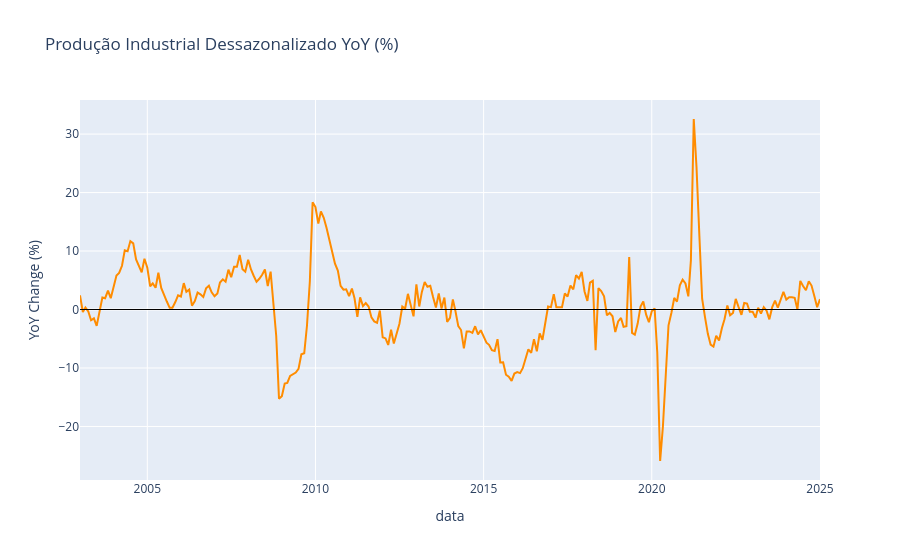

Notebook code cell kept with this figure:
### Markdown cell above
### Produção Industrial Dessazonalizado YoY

### Code cell
import plotly.express as px
import pandas as pd

# Calculate YoY percentage change
PID_YoY = PID.iloc[:, 0].pct_change(periods=12) * 100

# Create a DataFrame for plotting
yoy_data = pd.DataFrame({'YoY Change (%)': PID_YoY}, index=PID.index)

fig = px.line(yoy_data, x=yoy_data.index, y='YoY Change (%)', title='Produção Industrial Dessazonalizado YoY (%)')

# Set line color to dark orange
fig.update_traces(line_color='#FF8C00')  # Dark orange

# Set start date
fig.update_xaxes(range=['2003-01-01', yoy_data.index.max()])

# Add horizontal line at y = 0
fig.add_hline(y=0, line_width=1, line_dash="solid", line_color="black")

fig.show()

### Figure 1 — Plotly figure (JSON) as saved in the notebook; plotly's stock layout.template omitted (floating-point values rounded to 4 significant figures; data arrays with more than 128 entries replaced by an {"elided": "..."} marker saying what was removed)
{"data": [{"hovertemplate": "data=%{x}<br>YoY Change (%)=%{y}<extra></extra>", "legendgroup": "", "line": {"color": "#FF8C00", "dash": "solid"}, "marker": {"symbol": "circle"}, "mode": "lines", "name": "", "orientation": "v", "showlegend": false, "type": "scatter", "x": {"elided": "277 str values"}, "xaxis": "x", "y": {"elided": "277 float values"}, "yaxis": "y"}], "layout": {"legend": {"tracegroupgap": 0}, "shapes": [{"line": {"color": "black", "dash": "solid", "width": 1}, "type": "line", "x0": 0, "x1": 1, "xref": "x domain", "y0": 0, "y1": 0, "yref": "y"}], "title": {"text": "Produção Industrial Dessazonalizado YoY (%)"}, "xaxis": {"anchor": "y", "domain": [0, 1], "range": ["2003-01-01", "2025-01-01T00:00:00"], "title": {"text": "data"}}, "yaxis": {"anchor": "x", "domain": [0, 1], "title": {"text": "YoY Change (%)"}}}}
